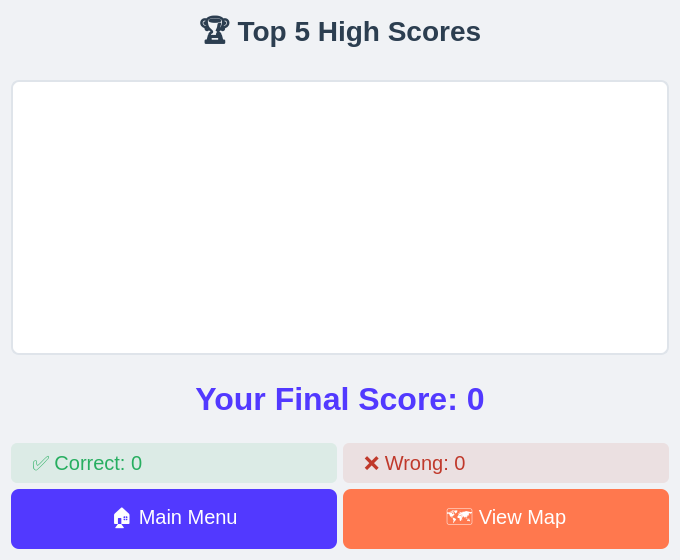
<?xml version="1.0" encoding="UTF-8"?>
<ui version="4.0">
 <class>ResultPage</class>
 <widget class="QWidget" name="ResultPage">
  <property name="geometry">
   <rect>
    <x>0</x>
    <y>0</y>
    <width>680</width>
    <height>560</height>
   </rect>
  </property>
  <property name="windowTitle">
   <string>Game Over</string>
  </property>
  <property name="styleSheet">
   <string notr="true">background-color: #f0f2f5;</string>
  </property>
  <layout class="QVBoxLayout" name="verticalLayout" spacing="20">
   <property name="contentsMargins">
    <left>40</left>
    <top>40</top>
    <right>40</right>
    <bottom>40</bottom>
   </property>
   
   <!-- High Scores Section -->
   <item>
    <widget class="QLabel" name="labelHighScores">
     <property name="styleSheet">
      <string>font-size: 28px; 
               font-weight: bold; 
               color: #2c3e50;
               padding-bottom: 15px;</string>
     </property>
     <property name="text">
      <string>🏆 Top 5 High Scores</string>
     </property>
     <property name="alignment">
      <set>Qt::AlignCenter</set>
     </property>
    </widget>
   </item>
   
   <item>
    <widget class="QListWidget" name="highScoreList">
     <property name="minimumSize">
      <size>
       <width>0</width>
       <height>140</height>
      </size>
     </property>
     <property name="styleSheet">
      <string>font-size: 20px;
               background-color: white;
               border: 2px solid #dfe4ea;
               border-radius: 8px;
               padding: 10px;</string>
     </property>
    </widget>
   </item>

   <!-- Final Score -->
   <item>
    <widget class="QLabel" name="yourScoreLabel">
     <property name="styleSheet">
      <string>font-size: 32px;
               font-weight: bold;
               color: #5239FF;
               padding: 20px 0;</string>
     </property>
     <property name="text">
      <string>Your Final Score: 0</string>
     </property>
     <property name="alignment">
      <set>Qt::AlignCenter</set>
     </property>
    </widget>
   </item>

   <!-- Stats Row -->
   <item>
    <layout class="QHBoxLayout" name="statsLayout" spacing="30">
     <item>
      <widget class="QLabel" name="correctLabel">
       <property name="styleSheet">
        <string>font-size: 20px;
                 color: #27ae60;
                 padding: 8px 16px;
                 background-color: rgba(39, 174, 96, 0.1);
                 border-radius: 6px;</string>
       </property>
       <property name="text">
        <string>✅ Correct: 0</string>
       </property>
      </widget>
     </item>
     <item>
      <widget class="QLabel" name="wrongLabel">
       <property name="styleSheet">
        <string>font-size: 20px;
                 color: #c0392b;
                 padding: 8px 16px;
                 background-color: rgba(192, 57, 43, 0.1);
                 border-radius: 6px;</string>
       </property>
       <property name="text">
        <string>❌ Wrong: 0</string>
       </property>
      </widget>
     </item>
    </layout>
   </item>

   <!-- Buttons -->
   <item>
    <layout class="QHBoxLayout" name="buttonLayout" spacing="40">
     <property name="contentsMargins">
      <left>0</left>
      <top>30</top>
      <right>0</right>
      <bottom>0</bottom>
     </property>
     <item>
      <widget class="QPushButton" name="mainMenuBtn">
       <property name="minimumSize">
        <size>
         <width>180</width>
         <height>60</height>
        </size>
       </property>
       <property name="styleSheet">
        <string>QPushButton {
                  background-color: #5239FF;
                  color: white;
                  border-radius: 8px;
                  font-size: 20px;
                  padding: 12px 24px;
                }
                QPushButton:hover {
                  background-color: #3a1db9;
                }</string>
       </property>
       <property name="text">
        <string>🏠 Main Menu</string>
       </property>
      </widget>
     </item>
     <item>
      <widget class="QPushButton" name="mapBtn">
       <property name="minimumSize">
        <size>
         <width>180</width>
         <height>60</height>
        </size>
       </property>
       <property name="styleSheet">
        <string>QPushButton {
                  background-color: #FF784E;
                  color: white;
                  border-radius: 8px;
                  font-size: 20px;
                  padding: 12px 24px;
                }
                QPushButton:hover {
                  background-color: #e86e3e;
                }</string>
       </property>
       <property name="text">
        <string>🗺️ View Map</string>
       </property>
      </widget>
     </item>
    </layout>
   </item>
  </layout>
 </widget>
 <resources/>
 <connections/>
</ui>
